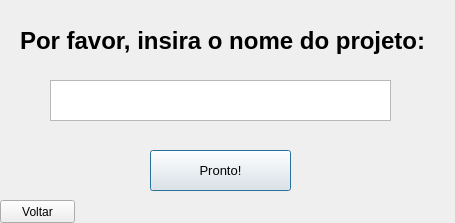
<?xml version="1.0" encoding="UTF-8"?>
<ui version="4.0">
 <class>Dialog</class>
 <widget class="QDialog" name="Dialog">
  <property name="geometry">
   <rect>
    <x>0</x>
    <y>0</y>
    <width>455</width>
    <height>223</height>
   </rect>
  </property>
  <property name="windowTitle">
   <string>Dialog</string>
  </property>
  <widget class="QLabel" name="label">
   <property name="geometry">
    <rect>
     <x>20</x>
     <y>10</y>
     <width>411</width>
     <height>61</height>
    </rect>
   </property>
   <property name="font">
    <font>
     <family>Arial</family>
     <pointsize>18</pointsize>
     <weight>75</weight>
     <bold>true</bold>
     <underline>false</underline>
     <strikeout>false</strikeout>
     <kerning>true</kerning>
    </font>
   </property>
   <property name="text">
    <string>Por favor, insira o nome do projeto:</string>
   </property>
  </widget>
  <widget class="QTextEdit" name="projectName">
   <property name="geometry">
    <rect>
     <x>50</x>
     <y>80</y>
     <width>341</width>
     <height>41</height>
    </rect>
   </property>
   <property name="font">
    <font>
     <family>Arial</family>
     <pointsize>14</pointsize>
    </font>
   </property>
   <property name="html">
    <string>&lt;!DOCTYPE HTML PUBLIC &quot;-//W3C//DTD HTML 4.0//EN&quot; &quot;http://www.w3.org/TR/REC-html40/strict.dtd&quot;&gt;
&lt;html&gt;&lt;head&gt;&lt;meta name=&quot;qrichtext&quot; content=&quot;1&quot; /&gt;&lt;style type=&quot;text/css&quot;&gt;
p, li { white-space: pre-wrap; }
&lt;/style&gt;&lt;/head&gt;&lt;body style=&quot; font-family:'Arial'; font-size:14pt; font-weight:400; font-style:normal;&quot;&gt;
&lt;p align=&quot;center&quot; dir='rtl' style=&quot;-qt-paragraph-type:empty; margin-top:0px; margin-bottom:0px; margin-left:0px; margin-right:0px; -qt-block-indent:0; text-indent:0px; font-family:'MS Shell Dlg 2';&quot;&gt;&lt;br /&gt;&lt;/p&gt;&lt;/body&gt;&lt;/html&gt;</string>
   </property>
  </widget>
  <widget class="QPushButton" name="prontoButton">
   <property name="geometry">
    <rect>
     <x>150</x>
     <y>150</y>
     <width>141</width>
     <height>41</height>
    </rect>
   </property>
   <property name="font">
    <font>
     <family>Arial</family>
     <pointsize>10</pointsize>
    </font>
   </property>
   <property name="text">
    <string>Pronto!</string>
   </property>
  </widget>
  <widget class="QPushButton" name="voltarButton">
   <property name="geometry">
    <rect>
     <x>0</x>
     <y>200</y>
     <width>75</width>
     <height>23</height>
    </rect>
   </property>
   <property name="text">
    <string>Voltar</string>
   </property>
  </widget>
 </widget>
 <resources/>
 <connections/>
</ui>
